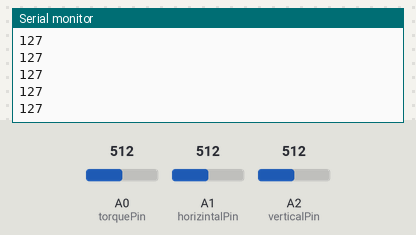
A sketch run on a simulated Arduino Uno, built with avr-gcc and run on an emulated ATmega328P. On the bench: the last lines printed to the serial monitor. The inputs (shaded band) are chosen by the test bench; at power-on: A0 (torquePin) = 512, A1 (horizintalPin) = 512, A2 (verticalPin) = 512. No radio packets arrive unless stated.

Above: at 1.2 s.
1.3 s: A0 (torquePin) set to 716
At 2.4 s:
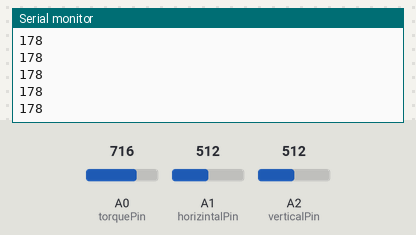
2.8 s: A0 (torquePin) set to 900
At 3.4 s:
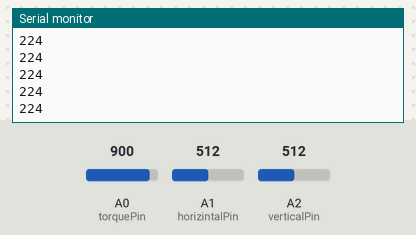
Timing chart, 0 to 5.8 s (numbered marks = the images above; inputs shaded):
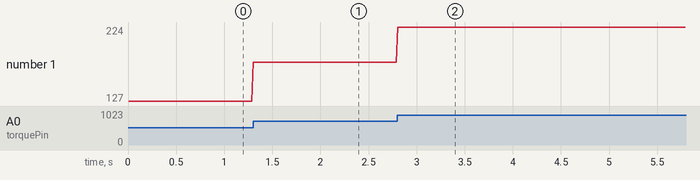

Measured:
- after the input at 1.3 s, the serial monitor: prints a new line at once (image 1)
- after the input at 2.8 s, the serial monitor: prints a new line at once (image 2)
- plotted number 1: 127 → 178 after the input at 1.3 s, 178 → 224 after the input at 2.8 s

The sketch:

controller.ino
```cpp
void setup() {
  // put your setup code here, to run once:
  Serial.begin(9600);
  initTransfer();
}

void loop() {
  readButtons();
  sendData();
  delay(10);
}
```

button.ino
```cpp
const int horizintalPin = 1;
const int verticalPin = 2;
const int torquePin = 0;

int horizintal;
int vertical;
int torque;

void readButtons() {
  horizintal = analogRead(horizintalPin);
  setData(0, map(horizintal, 0, 1023, 0, 255));

  vertical = analogRead(verticalPin);
  setData(1, map(vertical, 0, 1023, 0, 255));

  torque = analogRead(torquePin);
  setData(2, map(torque, 0, 1023, 0, 255));
  Serial.println(map(torque, 0, 1023, 0, 255));

}
```

transfer.ino
```cpp
#include <SPI.h>
#include "nRF24L01.h"
#include "RF24.h"

RF24 radio(9, 10);

byte address[][6] = {"1Node", "2Node", "3Node", "4Node", "5Node", "6Node"};

byte transmitData[3];

void initTransfer() {
  radio.begin();
  radio.setAutoAck(1);
  radio.setRetries(0, 15);
  radio.enableAckPayload();
  radio.setPayloadSize(32);

  radio.openWritingPipe(address[0]);
  radio.setChannel(0x10);

  radio.setPALevel (RF24_PA_MAX);
  radio.setDataRate (RF24_250KBPS);

  radio.powerUp();
  radio.stopListening();
}

void setData(int index, int data) {
  transmitData[index] = data;
}

void sendData() {
  radio.write(&transmitData, sizeof(transmitData));
}
```
